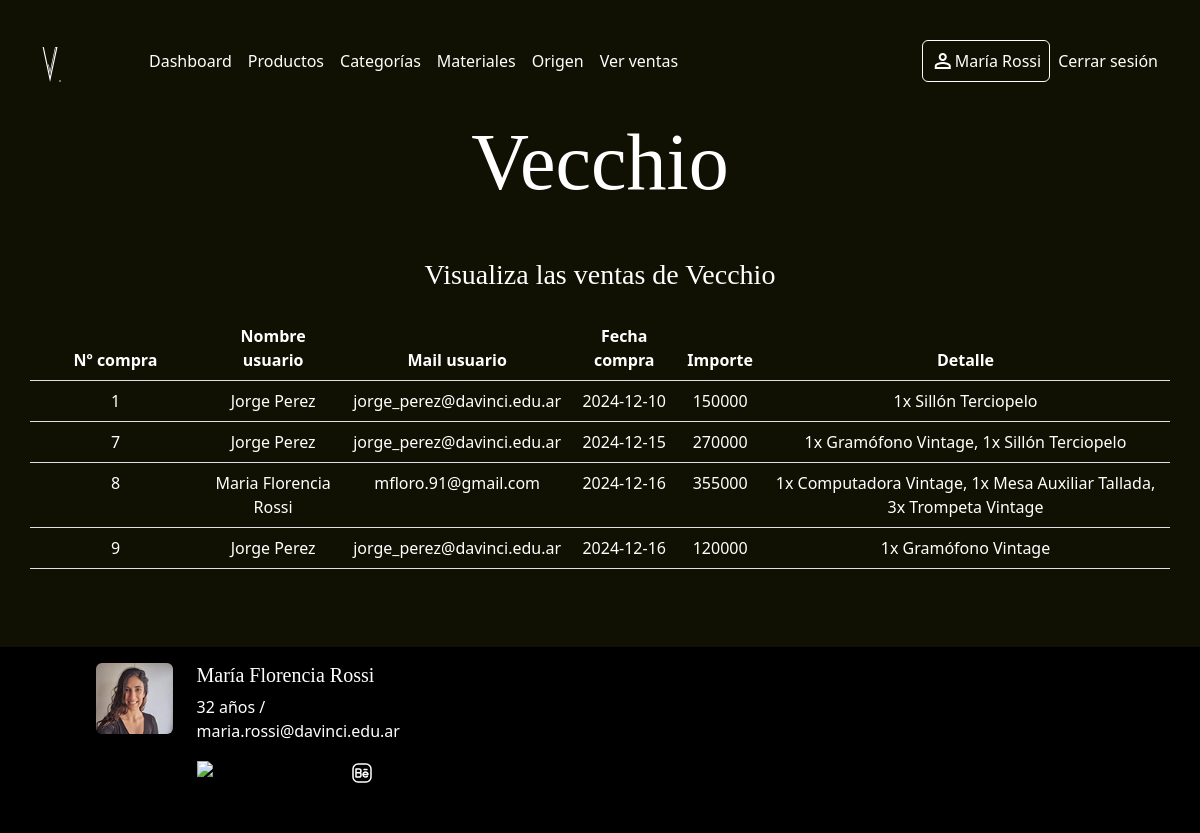
The page /admin/index.php?sec=comprasrealizadas (signed in) on the database its author committed.
### tables this page shows
CREATE TABLE `compras` (
  `id` int(10) UNSIGNED NOT NULL,
  `id_usuario` int(10) UNSIGNED NOT NULL,
  `fecha` date NOT NULL,
  `importe` float(8,2) NOT NULL
);

CREATE TABLE `usuarios` (
  `usuario_id` int(11) UNSIGNED NOT NULL,
  `email` varchar(256) NOT NULL,
  `nombre_usuario` varchar(256) NOT NULL,
  `nombre_completo` varchar(256) NOT NULL,
  `password` varchar(256) NOT NULL,
  `rol` varchar(256) NOT NULL
);

### classes/Compra.php (called while the page is built, shortened)
<?PHP
class Compra
{
     public static function listadoCompras(): array
     {
         $conexion = Conexion::getConexion();
        $query = "SELECT compras.id,
        compras.fecha,
        compras.importe,
        usuarios.nombre_completo,
        usuarios.email,
        GROUP_CONCAT(CONCAT(producto_x_compra.cantidad, 'x ' ,productos.nombre) SEPARATOR ', ') detalle
        FROM compras
        LEFT JOIN usuarios ON compras.id_usuario = usuarios.usuario_id
        LEFT JOIN producto_x_compra ON compras.id = producto_x_compra.compra_id
        LEFT JOIN productos ON producto_x_compra.producto_id = productos.id
        GROUP BY compras.id";
         $PDOStatement = $conexion->prepare($query);
         $PDOStatement->setFetchMode(PDO::FETCH_ASSOC);
         $PDOStatement->execute();
         $listados = $PDOStatement->fetchAll();
         return $listados;
     }
}

### admin/views/comprasrealizadas.php (the view, shortened to what this page needs)
<?php
$compras = Compra::listadoCompras();
?>
<h2 class="mt-3 mt-md-5 fs-3">Visualiza las ventas de Vecchio</h2>
<div class="row mb-5 d-flex align-items-center">
    <table class="table mt-3">
        <thead>
            <tr>
                <th scope="col" width="15%">Nº compra</th>
                <th scope="col">Nombre usuario</th>
                <th scope="col">Mail usuario</th>
                <th scope="col">Fecha compra</th>
                <th scope="col">Importe</th>
                <th scope="col">Detalle</th>
            </tr>
        </thead>
        <tbody>
            <?PHP foreach ($compras as $compra) { ?>
                <tr>
                    <td> <?= $compra['id'] ?></td>
                    <td><?= $compra['nombre_completo'] ?></td>
                    <td><?= $compra['email'] ?></td>
                    <td><?= $compra['fecha'] ?></td>
                    <td><?= $compra['importe'] ?> </td>
                    <td><?= $compra['detalle'] ?> </td>
                </tr>
            <?PHP } ?>
        </tbody>
    </table>
</div>

### estilos/estilo.css (style rules this page uses)
body { background-color: #232323; color: white; }
.body-panel { background-color: rgb(16, 17, 2); }
h1, h2, h3 { font-family: "deconico"; }
@media screen and (min-width:1000px) { body { position: relative; padding-bottom: 200px; min-height: 100vh; } }
.table { --bs-table-bg: rgb(16, 17, 2); --bs-table-color: #fff; }

### rows shown on the page
compras: id "1", id_usuario.nombre_completo "Jorge Perez", id_usuario.email "jorge_perez@davinci.edu.ar", fecha "2024-12-10", importe "150000", detalle "1x Sillón Terciopelo"
compras: id "7", id_usuario.nombre_completo "Jorge Perez", id_usuario.email "jorge_perez@davinci.edu.ar", fecha "2024-12-15", importe "270000", detalle "1x Gramófono Vintage, 1x Sillón Terciopelo"
compras: id "8", id_usuario.nombre_completo "Maria Florencia Rossi", id_usuario.email "mfloro.91@gmail.com", fecha "2024-12-16", importe "355000", detalle "1x Computadora Vintage, 1x Mesa Auxiliar Tallada, 3x Trompeta Vintage"
compras: id "9", id_usuario.nombre_completo "Jorge Perez", id_usuario.email "jorge_perez@davinci.edu.ar", fecha "2024-12-16", importe "120000", detalle "1x Gramófono Vintage"

### other values the page prints
$userData['nombre_completo'] "María Rossi"
